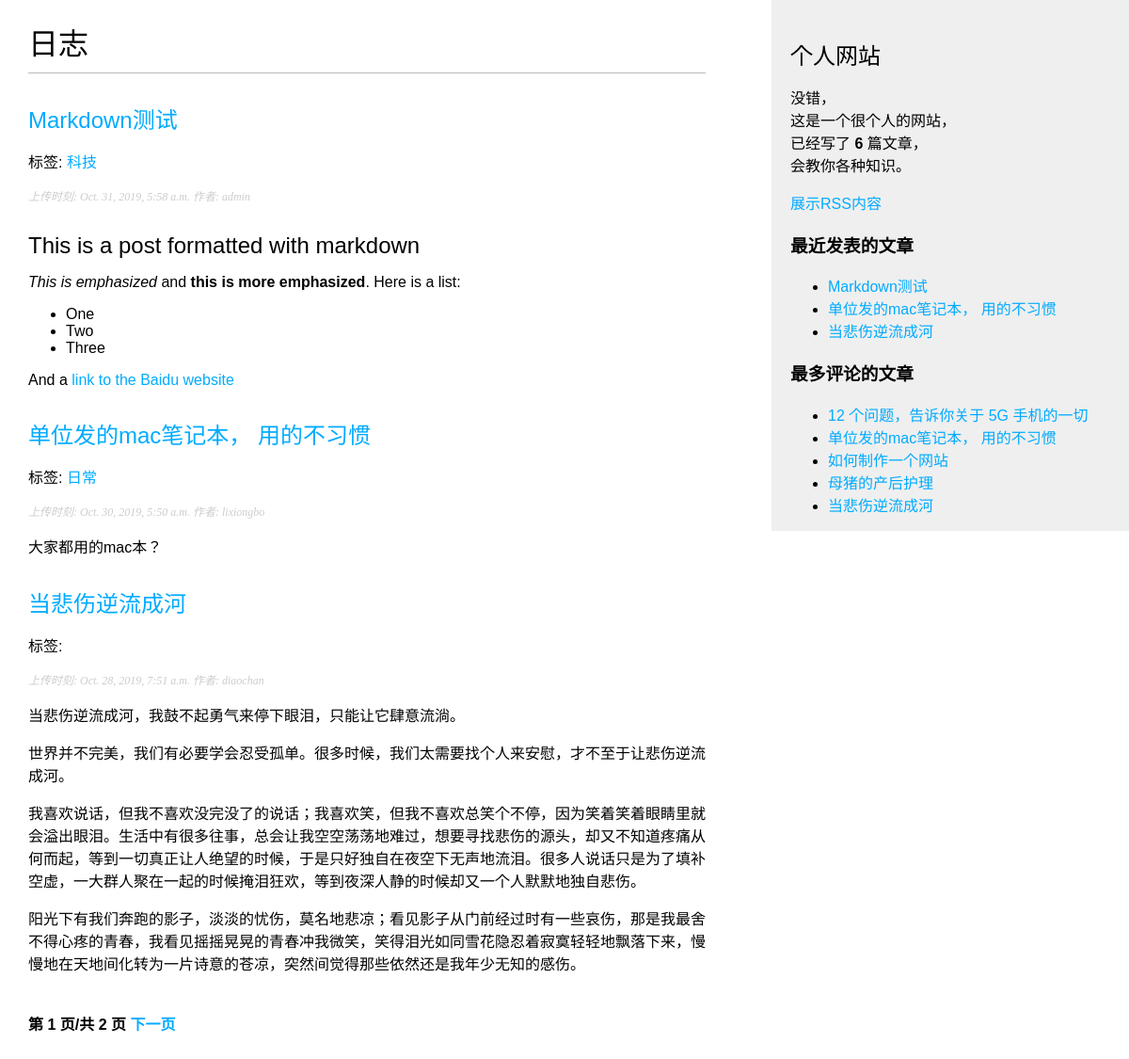
Screenshot of /blog/ with the database file from the repository.
### blog/models.py (models this page shows, shortened)
class Post(models.Model):
    STATUS_CHOICES=(
        ('draft','Draft'),
        ('published','Published'),
    )
    title=models.CharField(max_length=250)
    slug=models.SlugField(max_length=250,unique_for_date='publish')
    author=models.ForeignKey(User,on_delete=models.CASCADE,related_name='blog_posts')
    body=models.TextField()
    publish=models.DateTimeField(default=timezone.now)
    created=models.DateTimeField(auto_now_add=True)
    updated=models.DateTimeField(auto_now=True)
    status=models.CharField(max_length=10,choices=STATUS_CHOICES,default='draft')
    objects=models.Manager()
    published=PublishedManager()
    tags=TaggableManager()
    class Meta:
        ordering=('-publish',)
    def get_absolute_url(self):
        return reverse('blog:post_detail',args=[self.publish.year,self.publish.month,self.publish.day,self.slug])

### blog/views.py (the view)
# urls.py: path('',views.post_list,name='post_list'),
def post_list(request,tag_slug=None):
    object_list=Post.published.all()
    tag=None
    if tag_slug:
        tag=get_object_or_404(Tag,slug=tag_slug)
        object_list=object_list.filter(tags__in=[tag])
    paginator=Paginator(object_list,3)
    page=request.GET.get('page')
    try:
        posts=paginator.page(page)
    except PageNotAnInteger:
        posts=paginator.page(1)
    except EmptyPage:
        posts=paginator.page(paginator.num_pages)
    return render(request,'blog/post/list.html',{'posts':posts,'page':page,'tag':tag})

### blog/models.py (called while the page is built)
    def get_queryset(self):
        return super(PublishedManager,self).get_queryset().filter(status='published')

### blog/templatetags/blog_tags.py (called while the page is built)
@register.simple_tag
def total_posts():
    return Post.published.count()

@register.inclusion_tag('blog/post/latest_posts.html')
def show_latest_posts(count=5):
    lastest_posts=Post.published.order_by('-publish')[:count]
    return {'latest_posts':lastest_posts}

@register.simple_tag
def get_most_commented_posts(count=5):
    return Post.published.annotate(total_comments=Count('comments')).order_by('-total_comments')[:count]

@register.filter(name='markdown')
def markdown_format(text):
    return mark_safe(markdown.markdown(text))

### blog/templates/blog/post/list.html (shortened to what this page needs)
{% extends 'blog/base.html' %}
{% load blog_tags %}
{% block content %}
    <h1>日志</h1>
    {% for post in posts %}
        <h2>
            <a href="{{ post.get_absolute_url }}">{{ post.title }}</a>
        </h2>
        <p class="tags">标签:
        {% for tag in post.tags.all %}
            <a href="{% url "blog:post_list_by_tag" tag.slug %}">{{ tag.name }}</a>
        {% endfor %}
        </p>
        <p class="date">
            上传时刻: {{ post.publish }} 作者: {{ post.author }}
        </p>
        {{ post.body|markdown|truncatewords_html:30 }}
    {% endfor %}
    {% include "pagination.html" with page=posts %}
{% endblock %}

### blog/templates/blog/base.html (shortened to what this page needs)
{% load blog_tags %}
{% load static %}
<!DOCTYPE html>
<html lang="en">
<head>
    <link href="{% static "css/blog.css" %}" rel="stylesheet">
</head>
<body>
<div id="content">
    {% block content %}
    {% endblock %}
</div>
<div id="sidebar">
    <h2>个人网站 </h2>
    <p>没错，<br>这是一个很个人的网站，<br>已经写了 <strong>{% total_posts %}</strong> 篇文章，<br>会教你各种知识。</p>
    <p><a href="{% url "blog:post_feed" %}">展示RSS内容</a></p>
    <h3>最近发表的文章</h3>
    {% show_latest_posts 3 %}
    <h3>最多评论的文章</h3>
    {% get_most_commented_posts as most_commented_posts %}
    <ul>
        {% for post in most_commented_posts %}
            <li>
            <a href="{{post.get_absolute_url}}">{{ post.title }}</a>
            </li>
        {% endfor %}
    </ul>
</div>
</body>
</html>

### blog/templates/blog/post/latest_posts.html
<ul>
    {% for post in latest_posts %}
        <li>
        <a href="{{ post.get_absolute_url }}">{{ post.title }}</a>
        </li>
    {% endfor %}
</ul>

### blog/static/css/blog.css (style rules this page uses)
body { margin:0; padding:0; font-family:helvetica, sans-serif; }
a { color:#00abff; text-decoration:none; }
h1 { font-weight:normal; border-bottom:1px solid #bbb; padding:0 0 10px 0; }
h2 { font-weight:normal; margin:30px 0 0; }
#content { float:left; width:60%; padding:0 0 0 30px; }
#sidebar { float:right; width:30%; padding-top:10px; padding-left:20px; background:#efefef; height:100%; }
p.date { color:#ccc; font-family: georgia, serif; font-size: 12px; font-style: italic; }

### rows the page displays
Post: title "Markdown测试", publish "Oct. 31, 2019, 5:58 a.m.", author "admin", body "This is a post formatted with markdown This is emphasized and this is more emphasized . Here is a list: One Two Three And a link to the Baidu website"
Tag: name "科技"
Post: title "单位发的mac笔记本， 用的不习惯", publish "Oct. 30, 2019, 5:50 a.m.", author "lixiongbo", body "大家都用的mac本？"
Tag: name "日常"
Post: title "当悲伤逆流成河", publish "Oct. 28, 2019, 7:51 a.m.", author "diaochan", body "当悲伤逆流成河，我鼓不起勇气来停下眼泪，只能让它肆意流淌。 世界并不完美，我们有必要学会忍受孤单。很多时候，我们太需要找个人来安慰，才不至于让悲伤逆流成河。 我喜欢说话，但我不喜欢没完没了的说话；我喜欢笑，但我不喜欢总笑个不停，因为笑着笑着眼睛里就会溢出眼泪。生活中有很多往事，总会让我空空荡荡地难过，想要寻找悲伤的源头，却又不知道疼痛从何而起，等到一切真正让人绝望的时候，于是只好独自在夜空下无声地流泪。很多人说话只是为了填补空虚，一大群人聚在一起的时候掩泪狂欢，等到夜深人静的时候却又一个人默默地独自悲伤。 阳光下有我们奔跑的影子，淡淡的忧伤，莫名地悲凉；看见影子从门前经过时有一些哀伤，那是我最舍不得心疼的青春，我看见摇摇晃晃的青春冲我微笑，笑得泪光如同雪花隐忍着寂寞轻轻地飘落下来，慢慢地在天地间化转为一片诗意的苍凉，突然间觉得那些依然还是我年少无知的感伤。"
Post: title "12 个问题，告诉你关于 5G 手机的一切"
Post: title "如何制作一个网站"
Post: title "母猪的产后护理"

### other values shown
{{ page.number }} "1"
{{ page.paginator.num_pages }} "2"
